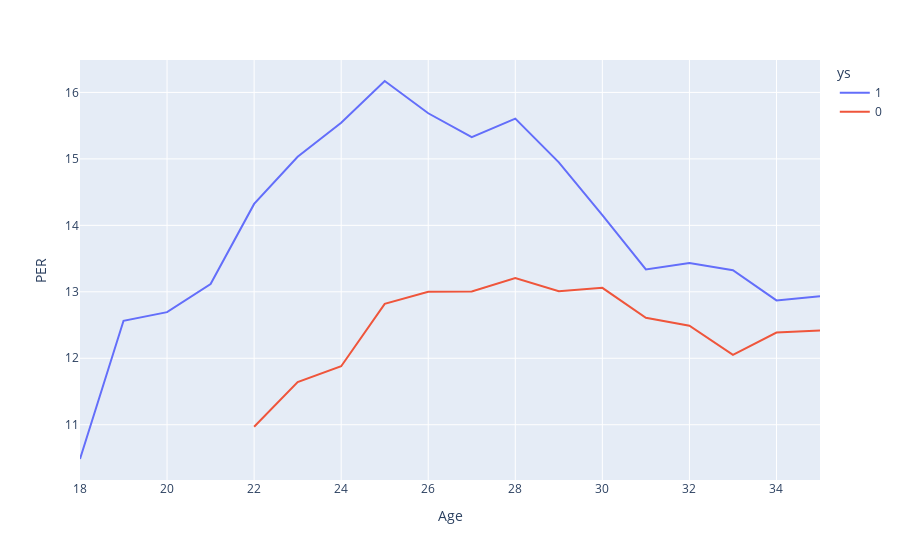

Notebook cell for this chart:
### Code cell
x = df.groupby(['Age','ys']).mean()
x.reset_index(inplace=True)
fig = px.line(x, x = 'Age', y='PER', color='ys')
fig.show()

### Figure 1 — Plotly figure (JSON) as saved in the notebook; plotly's stock layout.template omitted (floating-point values rounded to 4 significant figures)
{"data": [{"hoverlabel": {"namelength": 0}, "hovertemplate": "ys=1<br>Age=%{x}<br>PER=%{y}", "legendgroup": "1", "line": {"color": "#636efa", "dash": "solid"}, "mode": "lines", "name": "1", "showlegend": true, "type": "scatter", "x": [18, 19, 20, 21, 22, 23, 24, 25, 26, 27, 28, 29, 30, 31, 32, 33, 34, 35], "xaxis": "x", "y": [10.48, 12.56, 12.69, 13.12, 14.32, 15.03, 15.54, 16.17, 15.69, 15.33, 15.61, 14.95, 14.15, 13.34, 13.43, 13.32, 12.87, 12.93], "yaxis": "y"}, {"hoverlabel": {"namelength": 0}, "hovertemplate": "ys=0<br>Age=%{x}<br>PER=%{y}", "legendgroup": "0", "line": {"color": "#EF553B", "dash": "solid"}, "mode": "lines", "name": "0", "showlegend": true, "type": "scatter", "x": [22, 23, 24, 25, 26, 27, 28, 29, 30, 31, 32, 33, 34, 35], "xaxis": "x", "y": [10.97, 11.64, 11.88, 12.82, 13.0, 13.0, 13.21, 13.01, 13.06, 12.61, 12.49, 12.05, 12.39, 12.42], "yaxis": "y"}], "layout": {"legend": {"title": {"text": "ys"}, "tracegroupgap": 0}, "margin": {"t": 60}, "xaxis": {"anchor": "y", "domain": [0, 1], "title": {"text": "Age"}}, "yaxis": {"anchor": "x", "domain": [0, 1], "title": {"text": "PER"}}}}
